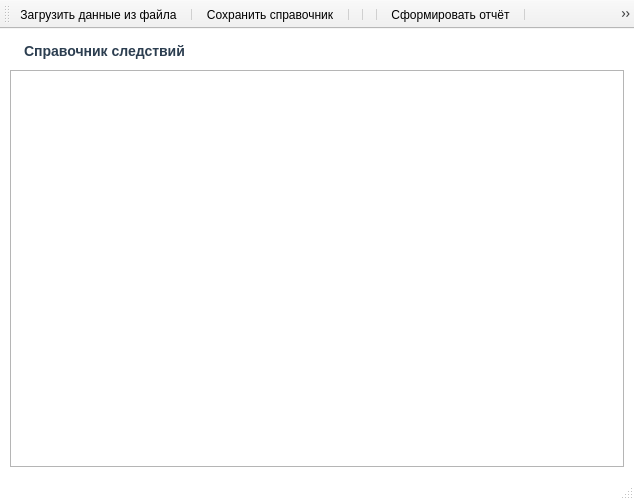
<?xml version="1.0" encoding="UTF-8"?>
<ui version="4.0">
 <class>InvestigationDirectoryWindow</class>
 <widget class="QMainWindow" name="InvestigationDirectoryWindow">
  <property name="enabled">
   <bool>true</bool>
  </property>
  <property name="geometry">
   <rect>
    <x>0</x>
    <y>0</y>
    <width>634</width>
    <height>500</height>
   </rect>
  </property>
  <property name="sizePolicy">
   <sizepolicy hsizetype="Expanding" vsizetype="Expanding">
    <horstretch>0</horstretch>
    <verstretch>0</verstretch>
   </sizepolicy>
  </property>
  <property name="minimumSize">
   <size>
    <width>600</width>
    <height>500</height>
   </size>
  </property>
  <property name="maximumSize">
   <size>
    <width>16777215</width>
    <height>16777215</height>
   </size>
  </property>
  <property name="palette">
   <palette>
    <active>
     <colorrole role="WindowText">
      <brush brushstyle="SolidPattern">
       <color alpha="255">
        <red>0</red>
        <green>0</green>
        <blue>0</blue>
       </color>
      </brush>
     </colorrole>
     <colorrole role="Button">
      <brush brushstyle="SolidPattern">
       <color alpha="255">
        <red>255</red>
        <green>255</green>
        <blue>255</blue>
       </color>
      </brush>
     </colorrole>
     <colorrole role="Light">
      <brush brushstyle="SolidPattern">
       <color alpha="255">
        <red>255</red>
        <green>255</green>
        <blue>255</blue>
       </color>
      </brush>
     </colorrole>
     <colorrole role="Midlight">
      <brush brushstyle="SolidPattern">
       <color alpha="255">
        <red>245</red>
        <green>245</green>
        <blue>245</blue>
       </color>
      </brush>
     </colorrole>
     <colorrole role="Dark">
      <brush brushstyle="SolidPattern">
       <color alpha="255">
        <red>117</red>
        <green>117</green>
        <blue>117</blue>
       </color>
      </brush>
     </colorrole>
     <colorrole role="Mid">
      <brush brushstyle="SolidPattern">
       <color alpha="255">
        <red>157</red>
        <green>157</green>
        <blue>157</blue>
       </color>
      </brush>
     </colorrole>
     <colorrole role="Text">
      <brush brushstyle="SolidPattern">
       <color alpha="255">
        <red>0</red>
        <green>0</green>
        <blue>0</blue>
       </color>
      </brush>
     </colorrole>
     <colorrole role="BrightText">
      <brush brushstyle="SolidPattern">
       <color alpha="255">
        <red>255</red>
        <green>255</green>
        <blue>255</blue>
       </color>
      </brush>
     </colorrole>
     <colorrole role="ButtonText">
      <brush brushstyle="SolidPattern">
       <color alpha="255">
        <red>0</red>
        <green>0</green>
        <blue>0</blue>
       </color>
      </brush>
     </colorrole>
     <colorrole role="Base">
      <brush brushstyle="SolidPattern">
       <color alpha="255">
        <red>255</red>
        <green>255</green>
        <blue>255</blue>
       </color>
      </brush>
     </colorrole>
     <colorrole role="Window">
      <brush brushstyle="SolidPattern">
       <color alpha="255">
        <red>255</red>
        <green>255</green>
        <blue>255</blue>
       </color>
      </brush>
     </colorrole>
     <colorrole role="Shadow">
      <brush brushstyle="SolidPattern">
       <color alpha="255">
        <red>0</red>
        <green>0</green>
        <blue>0</blue>
       </color>
      </brush>
     </colorrole>
     <colorrole role="AlternateBase">
      <brush brushstyle="SolidPattern">
       <color alpha="255">
        <red>245</red>
        <green>245</green>
        <blue>245</blue>
       </color>
      </brush>
     </colorrole>
     <colorrole role="ToolTipBase">
      <brush brushstyle="SolidPattern">
       <color alpha="255">
        <red>255</red>
        <green>255</green>
        <blue>220</blue>
       </color>
      </brush>
     </colorrole>
     <colorrole role="ToolTipText">
      <brush brushstyle="SolidPattern">
       <color alpha="255">
        <red>0</red>
        <green>0</green>
        <blue>0</blue>
       </color>
      </brush>
     </colorrole>
     <colorrole role="PlaceholderText">
      <brush brushstyle="SolidPattern">
       <color alpha="127">
        <red>0</red>
        <green>0</green>
        <blue>0</blue>
       </color>
      </brush>
     </colorrole>
     <colorrole role="Accent">
      <brush brushstyle="SolidPattern">
       <color alpha="255">
        <red>255</red>
        <green>255</green>
        <blue>255</blue>
       </color>
      </brush>
     </colorrole>
    </active>
    <inactive>
     <colorrole role="WindowText">
      <brush brushstyle="SolidPattern">
       <color alpha="255">
        <red>0</red>
        <green>0</green>
        <blue>0</blue>
       </color>
      </brush>
     </colorrole>
     <colorrole role="Button">
      <brush brushstyle="SolidPattern">
       <color alpha="255">
        <red>255</red>
        <green>255</green>
        <blue>255</blue>
       </color>
      </brush>
     </colorrole>
     <colorrole role="Light">
      <brush brushstyle="SolidPattern">
       <color alpha="255">
        <red>255</red>
        <green>255</green>
        <blue>255</blue>
       </color>
      </brush>
     </colorrole>
     <colorrole role="Midlight">
      <brush brushstyle="SolidPattern">
       <color alpha="255">
        <red>245</red>
        <green>245</green>
        <blue>245</blue>
       </color>
      </brush>
     </colorrole>
     <colorrole role="Dark">
      <brush brushstyle="SolidPattern">
       <color alpha="255">
        <red>117</red>
        <green>117</green>
        <blue>117</blue>
       </color>
      </brush>
     </colorrole>
     <colorrole role="Mid">
      <brush brushstyle="SolidPattern">
       <color alpha="255">
        <red>157</red>
        <green>157</green>
        <blue>157</blue>
       </color>
      </brush>
     </colorrole>
     <colorrole role="Text">
      <brush brushstyle="SolidPattern">
       <color alpha="255">
        <red>0</red>
        <green>0</green>
        <blue>0</blue>
       </color>
      </brush>
     </colorrole>
     <colorrole role="BrightText">
      <brush brushstyle="SolidPattern">
       <color alpha="255">
        <red>255</red>
        <green>255</green>
        <blue>255</blue>
       </color>
      </brush>
     </colorrole>
     <colorrole role="ButtonText">
      <brush brushstyle="SolidPattern">
       <color alpha="255">
        <red>0</red>
        <green>0</green>
        <blue>0</blue>
       </color>
      </brush>
     </colorrole>
     <colorrole role="Base">
      <brush brushstyle="SolidPattern">
       <color alpha="255">
        <red>255</red>
        <green>255</green>
        <blue>255</blue>
       </color>
      </brush>
     </colorrole>
     <colorrole role="Window">
      <brush brushstyle="SolidPattern">
       <color alpha="255">
        <red>255</red>
        <green>255</green>
        <blue>255</blue>
       </color>
      </brush>
     </colorrole>
     <colorrole role="Shadow">
      <brush brushstyle="SolidPattern">
       <color alpha="255">
        <red>0</red>
        <green>0</green>
        <blue>0</blue>
       </color>
      </brush>
     </colorrole>
     <colorrole role="AlternateBase">
      <brush brushstyle="SolidPattern">
       <color alpha="255">
        <red>245</red>
        <green>245</green>
        <blue>245</blue>
       </color>
      </brush>
     </colorrole>
     <colorrole role="ToolTipBase">
      <brush brushstyle="SolidPattern">
       <color alpha="255">
        <red>255</red>
        <green>255</green>
        <blue>220</blue>
       </color>
      </brush>
     </colorrole>
     <colorrole role="ToolTipText">
      <brush brushstyle="SolidPattern">
       <color alpha="255">
        <red>0</red>
        <green>0</green>
        <blue>0</blue>
       </color>
      </brush>
     </colorrole>
     <colorrole role="PlaceholderText">
      <brush brushstyle="SolidPattern">
       <color alpha="127">
        <red>0</red>
        <green>0</green>
        <blue>0</blue>
       </color>
      </brush>
     </colorrole>
     <colorrole role="Accent">
      <brush brushstyle="SolidPattern">
       <color alpha="255">
        <red>255</red>
        <green>255</green>
        <blue>255</blue>
       </color>
      </brush>
     </colorrole>
    </inactive>
    <disabled>
     <colorrole role="WindowText">
      <brush brushstyle="SolidPattern">
       <color alpha="255">
        <red>117</red>
        <green>117</green>
        <blue>117</blue>
       </color>
      </brush>
     </colorrole>
     <colorrole role="Button">
      <brush brushstyle="SolidPattern">
       <color alpha="255">
        <red>255</red>
        <green>255</green>
        <blue>255</blue>
       </color>
      </brush>
     </colorrole>
     <colorrole role="Light">
      <brush brushstyle="SolidPattern">
       <color alpha="255">
        <red>255</red>
        <green>255</green>
        <blue>255</blue>
       </color>
      </brush>
     </colorrole>
     <colorrole role="Midlight">
      <brush brushstyle="SolidPattern">
       <color alpha="255">
        <red>245</red>
        <green>245</green>
        <blue>245</blue>
       </color>
      </brush>
     </colorrole>
     <colorrole role="Dark">
      <brush brushstyle="SolidPattern">
       <color alpha="255">
        <red>117</red>
        <green>117</green>
        <blue>117</blue>
       </color>
      </brush>
     </colorrole>
     <colorrole role="Mid">
      <brush brushstyle="SolidPattern">
       <color alpha="255">
        <red>157</red>
        <green>157</green>
        <blue>157</blue>
       </color>
      </brush>
     </colorrole>
     <colorrole role="Text">
      <brush brushstyle="SolidPattern">
       <color alpha="255">
        <red>117</red>
        <green>117</green>
        <blue>117</blue>
       </color>
      </brush>
     </colorrole>
     <colorrole role="BrightText">
      <brush brushstyle="SolidPattern">
       <color alpha="255">
        <red>255</red>
        <green>255</green>
        <blue>255</blue>
       </color>
      </brush>
     </colorrole>
     <colorrole role="ButtonText">
      <brush brushstyle="SolidPattern">
       <color alpha="255">
        <red>117</red>
        <green>117</green>
        <blue>117</blue>
       </color>
      </brush>
     </colorrole>
     <colorrole role="Base">
      <brush brushstyle="SolidPattern">
       <color alpha="255">
        <red>255</red>
        <green>255</green>
        <blue>255</blue>
       </color>
      </brush>
     </colorrole>
     <colorrole role="Window">
      <brush brushstyle="SolidPattern">
       <color alpha="255">
        <red>255</red>
        <green>255</green>
        <blue>255</blue>
       </color>
      </brush>
     </colorrole>
     <colorrole role="Shadow">
      <brush brushstyle="SolidPattern">
       <color alpha="255">
        <red>0</red>
        <green>0</green>
        <blue>0</blue>
       </color>
      </brush>
     </colorrole>
     <colorrole role="AlternateBase">
      <brush brushstyle="SolidPattern">
       <color alpha="255">
        <red>235</red>
        <green>235</green>
        <blue>235</blue>
       </color>
      </brush>
     </colorrole>
     <colorrole role="ToolTipBase">
      <brush brushstyle="SolidPattern">
       <color alpha="255">
        <red>255</red>
        <green>255</green>
        <blue>220</blue>
       </color>
      </brush>
     </colorrole>
     <colorrole role="ToolTipText">
      <brush brushstyle="SolidPattern">
       <color alpha="255">
        <red>0</red>
        <green>0</green>
        <blue>0</blue>
       </color>
      </brush>
     </colorrole>
     <colorrole role="PlaceholderText">
      <brush brushstyle="SolidPattern">
       <color alpha="127">
        <red>117</red>
        <green>117</green>
        <blue>117</blue>
       </color>
      </brush>
     </colorrole>
     <colorrole role="Accent">
      <brush brushstyle="SolidPattern">
       <color alpha="255">
        <red>255</red>
        <green>255</green>
        <blue>255</blue>
       </color>
      </brush>
     </colorrole>
    </disabled>
   </palette>
  </property>
  <property name="contextMenuPolicy">
   <enum>Qt::ContextMenuPolicy::NoContextMenu</enum>
  </property>
  <property name="windowTitle">
   <string>MainWindow</string>
  </property>
  <property name="autoFillBackground">
   <bool>false</bool>
  </property>
  <property name="styleSheet">
   <string notr="true">/* Делаем разделители аккуратными и светло-серыми */
QToolBar::separator {
    background-color: #d0d0d0; /* Мягкий серый цвет вместо черного */
    width: 1px;                /* Уменьшим толщину до 1 пикселя для изящности */
    margin-left: 6px;          /* Чуть увеличим отступы, чтобы разгрузить панель */
    margin-right: 6px;
    margin-top: 5px;           
    margin-bottom: 5px;        
}</string>
  </property>
  <property name="animated">
   <bool>false</bool>
  </property>
  <widget class="QWidget" name="centralwidget">
   <property name="palette">
    <palette>
     <active>
      <colorrole role="WindowText">
       <brush brushstyle="SolidPattern">
        <color alpha="255">
         <red>0</red>
         <green>0</green>
         <blue>0</blue>
        </color>
       </brush>
      </colorrole>
      <colorrole role="Button">
       <brush brushstyle="SolidPattern">
        <color alpha="255">
         <red>235</red>
         <green>235</green>
         <blue>235</blue>
        </color>
       </brush>
      </colorrole>
      <colorrole role="Light">
       <brush brushstyle="SolidPattern">
        <color alpha="255">
         <red>255</red>
         <green>255</green>
         <blue>255</blue>
        </color>
       </brush>
      </colorrole>
      <colorrole role="Midlight">
       <brush brushstyle="SolidPattern">
        <color alpha="255">
         <red>245</red>
         <green>245</green>
         <blue>245</blue>
        </color>
       </brush>
      </colorrole>
      <colorrole role="Dark">
       <brush brushstyle="SolidPattern">
        <color alpha="255">
         <red>117</red>
         <green>117</green>
         <blue>117</blue>
        </color>
       </brush>
      </colorrole>
      <colorrole role="Mid">
       <brush brushstyle="SolidPattern">
        <color alpha="255">
         <red>157</red>
         <green>157</green>
         <blue>157</blue>
        </color>
       </brush>
      </colorrole>
      <colorrole role="Text">
       <brush brushstyle="SolidPattern">
        <color alpha="255">
         <red>0</red>
         <green>0</green>
         <blue>0</blue>
        </color>
       </brush>
      </colorrole>
      <colorrole role="BrightText">
       <brush brushstyle="SolidPattern">
        <color alpha="255">
         <red>255</red>
         <green>255</green>
         <blue>255</blue>
        </color>
       </brush>
      </colorrole>
      <colorrole role="ButtonText">
       <brush brushstyle="SolidPattern">
        <color alpha="255">
         <red>0</red>
         <green>0</green>
         <blue>0</blue>
        </color>
       </brush>
      </colorrole>
      <colorrole role="Base">
       <brush brushstyle="SolidPattern">
        <color alpha="255">
         <red>255</red>
         <green>255</green>
         <blue>255</blue>
        </color>
       </brush>
      </colorrole>
      <colorrole role="Window">
       <brush brushstyle="SolidPattern">
        <color alpha="255">
         <red>235</red>
         <green>235</green>
         <blue>235</blue>
        </color>
       </brush>
      </colorrole>
      <colorrole role="Shadow">
       <brush brushstyle="SolidPattern">
        <color alpha="255">
         <red>0</red>
         <green>0</green>
         <blue>0</blue>
        </color>
       </brush>
      </colorrole>
      <colorrole role="AlternateBase">
       <brush brushstyle="SolidPattern">
        <color alpha="255">
         <red>245</red>
         <green>245</green>
         <blue>245</blue>
        </color>
       </brush>
      </colorrole>
      <colorrole role="ToolTipBase">
       <brush brushstyle="SolidPattern">
        <color alpha="255">
         <red>255</red>
         <green>255</green>
         <blue>220</blue>
        </color>
       </brush>
      </colorrole>
      <colorrole role="ToolTipText">
       <brush brushstyle="SolidPattern">
        <color alpha="255">
         <red>0</red>
         <green>0</green>
         <blue>0</blue>
        </color>
       </brush>
      </colorrole>
      <colorrole role="PlaceholderText">
       <brush brushstyle="SolidPattern">
        <color alpha="127">
         <red>0</red>
         <green>0</green>
         <blue>0</blue>
        </color>
       </brush>
      </colorrole>
      <colorrole role="Accent">
       <brush brushstyle="SolidPattern">
        <color alpha="255">
         <red>255</red>
         <green>255</green>
         <blue>255</blue>
        </color>
       </brush>
      </colorrole>
     </active>
     <inactive>
      <colorrole role="WindowText">
       <brush brushstyle="SolidPattern">
        <color alpha="255">
         <red>0</red>
         <green>0</green>
         <blue>0</blue>
        </color>
       </brush>
      </colorrole>
      <colorrole role="Button">
       <brush brushstyle="SolidPattern">
        <color alpha="255">
         <red>235</red>
         <green>235</green>
         <blue>235</blue>
        </color>
       </brush>
      </colorrole>
      <colorrole role="Light">
       <brush brushstyle="SolidPattern">
        <color alpha="255">
         <red>255</red>
         <green>255</green>
         <blue>255</blue>
        </color>
       </brush>
      </colorrole>
      <colorrole role="Midlight">
       <brush brushstyle="SolidPattern">
        <color alpha="255">
         <red>245</red>
         <green>245</green>
         <blue>245</blue>
        </color>
       </brush>
      </colorrole>
      <colorrole role="Dark">
       <brush brushstyle="SolidPattern">
        <color alpha="255">
         <red>117</red>
         <green>117</green>
         <blue>117</blue>
        </color>
       </brush>
      </colorrole>
      <colorrole role="Mid">
       <brush brushstyle="SolidPattern">
        <color alpha="255">
         <red>157</red>
         <green>157</green>
         <blue>157</blue>
        </color>
       </brush>
      </colorrole>
      <colorrole role="Text">
       <brush brushstyle="SolidPattern">
        <color alpha="255">
         <red>0</red>
         <green>0</green>
         <blue>0</blue>
        </color>
       </brush>
      </colorrole>
      <colorrole role="BrightText">
       <brush brushstyle="SolidPattern">
        <color alpha="255">
         <red>255</red>
         <green>255</green>
         <blue>255</blue>
        </color>
       </brush>
      </colorrole>
      <colorrole role="ButtonText">
       <brush brushstyle="SolidPattern">
        <color alpha="255">
         <red>0</red>
         <green>0</green>
         <blue>0</blue>
        </color>
       </brush>
      </colorrole>
      <colorrole role="Base">
       <brush brushstyle="SolidPattern">
        <color alpha="255">
         <red>255</red>
         <green>255</green>
         <blue>255</blue>
        </color>
       </brush>
      </colorrole>
      <colorrole role="Window">
       <brush brushstyle="SolidPattern">
        <color alpha="255">
         <red>235</red>
         <green>235</green>
         <blue>235</blue>
        </color>
       </brush>
      </colorrole>
      <colorrole role="Shadow">
       <brush brushstyle="SolidPattern">
        <color alpha="255">
         <red>0</red>
         <green>0</green>
         <blue>0</blue>
        </color>
       </brush>
      </colorrole>
      <colorrole role="AlternateBase">
       <brush brushstyle="SolidPattern">
        <color alpha="255">
         <red>245</red>
         <green>245</green>
         <blue>245</blue>
        </color>
       </brush>
      </colorrole>
      <colorrole role="ToolTipBase">
       <brush brushstyle="SolidPattern">
        <color alpha="255">
         <red>255</red>
         <green>255</green>
         <blue>220</blue>
        </color>
       </brush>
      </colorrole>
      <colorrole role="ToolTipText">
       <brush brushstyle="SolidPattern">
        <color alpha="255">
         <red>0</red>
         <green>0</green>
         <blue>0</blue>
        </color>
       </brush>
      </colorrole>
      <colorrole role="PlaceholderText">
       <brush brushstyle="SolidPattern">
        <color alpha="127">
         <red>0</red>
         <green>0</green>
         <blue>0</blue>
        </color>
       </brush>
      </colorrole>
      <colorrole role="Accent">
       <brush brushstyle="SolidPattern">
        <color alpha="255">
         <red>255</red>
         <green>255</green>
         <blue>255</blue>
        </color>
       </brush>
      </colorrole>
     </inactive>
     <disabled>
      <colorrole role="WindowText">
       <brush brushstyle="SolidPattern">
        <color alpha="255">
         <red>117</red>
         <green>117</green>
         <blue>117</blue>
        </color>
       </brush>
      </colorrole>
      <colorrole role="Button">
       <brush brushstyle="SolidPattern">
        <color alpha="255">
         <red>235</red>
         <green>235</green>
         <blue>235</blue>
        </color>
       </brush>
      </colorrole>
      <colorrole role="Light">
       <brush brushstyle="SolidPattern">
        <color alpha="255">
         <red>255</red>
         <green>255</green>
         <blue>255</blue>
        </color>
       </brush>
      </colorrole>
      <colorrole role="Midlight">
       <brush brushstyle="SolidPattern">
        <color alpha="255">
         <red>245</red>
         <green>245</green>
         <blue>245</blue>
        </color>
       </brush>
      </colorrole>
      <colorrole role="Dark">
       <brush brushstyle="SolidPattern">
        <color alpha="255">
         <red>117</red>
         <green>117</green>
         <blue>117</blue>
        </color>
       </brush>
      </colorrole>
      <colorrole role="Mid">
       <brush brushstyle="SolidPattern">
        <color alpha="255">
         <red>157</red>
         <green>157</green>
         <blue>157</blue>
        </color>
       </brush>
      </colorrole>
      <colorrole role="Text">
       <brush brushstyle="SolidPattern">
        <color alpha="255">
         <red>117</red>
         <green>117</green>
         <blue>117</blue>
        </color>
       </brush>
      </colorrole>
      <colorrole role="BrightText">
       <brush brushstyle="SolidPattern">
        <color alpha="255">
         <red>255</red>
         <green>255</green>
         <blue>255</blue>
        </color>
       </brush>
      </colorrole>
      <colorrole role="ButtonText">
       <brush brushstyle="SolidPattern">
        <color alpha="255">
         <red>117</red>
         <green>117</green>
         <blue>117</blue>
        </color>
       </brush>
      </colorrole>
      <colorrole role="Base">
       <brush brushstyle="SolidPattern">
        <color alpha="255">
         <red>235</red>
         <green>235</green>
         <blue>235</blue>
        </color>
       </brush>
      </colorrole>
      <colorrole role="Window">
       <brush brushstyle="SolidPattern">
        <color alpha="255">
         <red>235</red>
         <green>235</green>
         <blue>235</blue>
        </color>
       </brush>
      </colorrole>
      <colorrole role="Shadow">
       <brush brushstyle="SolidPattern">
        <color alpha="255">
         <red>0</red>
         <green>0</green>
         <blue>0</blue>
        </color>
       </brush>
      </colorrole>
      <colorrole role="AlternateBase">
       <brush brushstyle="SolidPattern">
        <color alpha="255">
         <red>235</red>
         <green>235</green>
         <blue>235</blue>
        </color>
       </brush>
      </colorrole>
      <colorrole role="ToolTipBase">
       <brush brushstyle="SolidPattern">
        <color alpha="255">
         <red>255</red>
         <green>255</green>
         <blue>220</blue>
        </color>
       </brush>
      </colorrole>
      <colorrole role="ToolTipText">
       <brush brushstyle="SolidPattern">
        <color alpha="255">
         <red>0</red>
         <green>0</green>
         <blue>0</blue>
        </color>
       </brush>
      </colorrole>
      <colorrole role="PlaceholderText">
       <brush brushstyle="SolidPattern">
        <color alpha="127">
         <red>117</red>
         <green>117</green>
         <blue>117</blue>
        </color>
       </brush>
      </colorrole>
      <colorrole role="Accent">
       <brush brushstyle="SolidPattern">
        <color alpha="255">
         <red>255</red>
         <green>255</green>
         <blue>255</blue>
        </color>
       </brush>
      </colorrole>
     </disabled>
    </palette>
   </property>
   <layout class="QVBoxLayout" name="verticalLayout">
    <property name="spacing">
     <number>6</number>
    </property>
    <property name="leftMargin">
     <number>10</number>
    </property>
    <property name="topMargin">
     <number>4</number>
    </property>
    <property name="rightMargin">
     <number>10</number>
    </property>
    <property name="bottomMargin">
     <number>8</number>
    </property>
    <item>
     <widget class="QLabel" name="TextLabelInvestigationsDirectory">
      <property name="styleSheet">
       <string notr="true">QLabel {
    font-size: 14px;
    font-weight: bold;
    color: #2c3e50;
    padding-left: 10px;   /* Отступ слева от края окна */
    padding-top: 10px;    /* Отступ сверху от Toolbar */
    padding-bottom: 5px;  /* Отступ снизу до таблицы */
}</string>
      </property>
      <property name="text">
       <string>Справочник следствий</string>
      </property>
     </widget>
    </item>
    <item>
     <widget class="QTableView" name="InvestigationsDirectoryTable">
      <property name="palette">
       <palette>
        <active>
         <colorrole role="WindowText">
          <brush brushstyle="SolidPattern">
           <color alpha="255">
            <red>0</red>
            <green>0</green>
            <blue>0</blue>
           </color>
          </brush>
         </colorrole>
         <colorrole role="Button">
          <brush brushstyle="SolidPattern">
           <color alpha="255">
            <red>235</red>
            <green>235</green>
            <blue>235</blue>
           </color>
          </brush>
         </colorrole>
         <colorrole role="Light">
          <brush brushstyle="SolidPattern">
           <color alpha="255">
            <red>255</red>
            <green>255</green>
            <blue>255</blue>
           </color>
          </brush>
         </colorrole>
         <colorrole role="Midlight">
          <brush brushstyle="SolidPattern">
           <color alpha="255">
            <red>245</red>
            <green>245</green>
            <blue>245</blue>
           </color>
          </brush>
         </colorrole>
         <colorrole role="Dark">
          <brush brushstyle="SolidPattern">
           <color alpha="255">
            <red>117</red>
            <green>117</green>
            <blue>117</blue>
           </color>
          </brush>
         </colorrole>
         <colorrole role="Mid">
          <brush brushstyle="SolidPattern">
           <color alpha="255">
            <red>157</red>
            <green>157</green>
            <blue>157</blue>
           </color>
          </brush>
         </colorrole>
         <colorrole role="Text">
          <brush brushstyle="SolidPattern">
           <color alpha="255">
            <red>0</red>
            <green>0</green>
            <blue>0</blue>
           </color>
          </brush>
         </colorrole>
         <colorrole role="BrightText">
          <brush brushstyle="SolidPattern">
           <color alpha="255">
            <red>255</red>
            <green>255</green>
            <blue>255</blue>
           </color>
          </brush>
         </colorrole>
         <colorrole role="ButtonText">
          <brush brushstyle="SolidPattern">
           <color alpha="255">
            <red>0</red>
            <green>0</green>
            <blue>0</blue>
           </color>
          </brush>
         </colorrole>
         <colorrole role="Base">
          <brush brushstyle="SolidPattern">
           <color alpha="255">
            <red>255</red>
            <green>255</green>
            <blue>255</blue>
           </color>
          </brush>
         </colorrole>
         <colorrole role="Window">
          <brush brushstyle="SolidPattern">
           <color alpha="255">
            <red>235</red>
            <green>235</green>
            <blue>235</blue>
           </color>
          </brush>
         </colorrole>
         <colorrole role="Shadow">
          <brush brushstyle="SolidPattern">
           <color alpha="255">
            <red>0</red>
            <green>0</green>
            <blue>0</blue>
           </color>
          </brush>
         </colorrole>
         <colorrole role="AlternateBase">
          <brush brushstyle="SolidPattern">
           <color alpha="255">
            <red>245</red>
            <green>245</green>
            <blue>245</blue>
           </color>
          </brush>
         </colorrole>
         <colorrole role="ToolTipBase">
          <brush brushstyle="SolidPattern">
           <color alpha="255">
            <red>255</red>
            <green>255</green>
            <blue>220</blue>
           </color>
          </brush>
         </colorrole>
         <colorrole role="ToolTipText">
          <brush brushstyle="SolidPattern">
           <color alpha="255">
            <red>0</red>
            <green>0</green>
            <blue>0</blue>
           </color>
          </brush>
         </colorrole>
         <colorrole role="PlaceholderText">
          <brush brushstyle="SolidPattern">
           <color alpha="127">
            <red>0</red>
            <green>0</green>
            <blue>0</blue>
           </color>
          </brush>
         </colorrole>
         <colorrole role="Accent">
          <brush brushstyle="SolidPattern">
           <color alpha="255">
            <red>255</red>
            <green>255</green>
            <blue>255</blue>
           </color>
          </brush>
         </colorrole>
        </active>
        <inactive>
         <colorrole role="WindowText">
          <brush brushstyle="SolidPattern">
           <color alpha="255">
            <red>0</red>
            <green>0</green>
            <blue>0</blue>
           </color>
          </brush>
         </colorrole>
         <colorrole role="Button">
          <brush brushstyle="SolidPattern">
           <color alpha="255">
            <red>235</red>
            <green>235</green>
            <blue>235</blue>
           </color>
          </brush>
         </colorrole>
         <colorrole role="Light">
          <brush brushstyle="SolidPattern">
           <color alpha="255">
            <red>255</red>
            <green>255</green>
            <blue>255</blue>
           </color>
          </brush>
         </colorrole>
         <colorrole role="Midlight">
          <brush brushstyle="SolidPattern">
           <color alpha="255">
            <red>245</red>
            <green>245</green>
            <blue>245</blue>
           </color>
          </brush>
         </colorrole>
         <colorrole role="Dark">
          <brush brushstyle="SolidPattern">
           <color alpha="255">
            <red>117</red>
            <green>117</green>
            <blue>117</blue>
           </color>
          </brush>
         </colorrole>
         <colorrole role="Mid">
          <brush brushstyle="SolidPattern">
           <color alpha="255">
            <red>157</red>
            <green>157</green>
            <blue>157</blue>
           </color>
          </brush>
         </colorrole>
         <colorrole role="Text">
          <brush brushstyle="SolidPattern">
           <color alpha="255">
            <red>0</red>
            <green>0</green>
            <blue>0</blue>
           </color>
          </brush>
         </colorrole>
         <colorrole role="BrightText">
          <brush brushstyle="SolidPattern">
           <color alpha="255">
            <red>255</red>
            <green>255</green>
            <blue>255</blue>
           </color>
          </brush>
         </colorrole>
         <colorrole role="ButtonText">
          <brush brushstyle="SolidPattern">
           <color alpha="255">
            <red>0</red>
            <green>0</green>
            <blue>0</blue>
           </color>
          </brush>
         </colorrole>
         <colorrole role="Base">
          <brush brushstyle="SolidPattern">
           <color alpha="255">
            <red>255</red>
            <green>255</green>
            <blue>255</blue>
           </color>
          </brush>
         </colorrole>
         <colorrole role="Window">
          <brush brushstyle="SolidPattern">
           <color alpha="255">
            <red>235</red>
            <green>235</green>
            <blue>235</blue>
           </color>
          </brush>
         </colorrole>
         <colorrole role="Shadow">
          <brush brushstyle="SolidPattern">
           <color alpha="255">
            <red>0</red>
            <green>0</green>
            <blue>0</blue>
           </color>
          </brush>
         </colorrole>
         <colorrole role="AlternateBase">
          <brush brushstyle="SolidPattern">
           <color alpha="255">
            <red>245</red>
            <green>245</green>
            <blue>245</blue>
           </color>
          </brush>
         </colorrole>
         <colorrole role="ToolTipBase">
          <brush brushstyle="SolidPattern">
           <color alpha="255">
            <red>255</red>
            <green>255</green>
            <blue>220</blue>
           </color>
          </brush>
         </colorrole>
         <colorrole role="ToolTipText">
          <brush brushstyle="SolidPattern">
           <color alpha="255">
            <red>0</red>
            <green>0</green>
            <blue>0</blue>
           </color>
          </brush>
         </colorrole>
         <colorrole role="PlaceholderText">
          <brush brushstyle="SolidPattern">
           <color alpha="127">
            <red>0</red>
            <green>0</green>
            <blue>0</blue>
           </color>
          </brush>
         </colorrole>
         <colorrole role="Accent">
          <brush brushstyle="SolidPattern">
           <color alpha="255">
            <red>255</red>
            <green>255</green>
            <blue>255</blue>
           </color>
          </brush>
         </colorrole>
        </inactive>
        <disabled>
         <colorrole role="WindowText">
          <brush brushstyle="SolidPattern">
           <color alpha="255">
            <red>117</red>
            <green>117</green>
            <blue>117</blue>
           </color>
          </brush>
         </colorrole>
         <colorrole role="Button">
          <brush brushstyle="SolidPattern">
           <color alpha="255">
            <red>235</red>
            <green>235</green>
            <blue>235</blue>
           </color>
          </brush>
         </colorrole>
         <colorrole role="Light">
          <brush brushstyle="SolidPattern">
           <color alpha="255">
            <red>255</red>
            <green>255</green>
            <blue>255</blue>
           </color>
          </brush>
         </colorrole>
         <colorrole role="Midlight">
          <brush brushstyle="SolidPattern">
           <color alpha="255">
            <red>245</red>
            <green>245</green>
            <blue>245</blue>
           </color>
          </brush>
         </colorrole>
         <colorrole role="Dark">
          <brush brushstyle="SolidPattern">
           <color alpha="255">
            <red>117</red>
            <green>117</green>
            <blue>117</blue>
           </color>
          </brush>
         </colorrole>
         <colorrole role="Mid">
          <brush brushstyle="SolidPattern">
           <color alpha="255">
            <red>157</red>
            <green>157</green>
            <blue>157</blue>
           </color>
          </brush>
         </colorrole>
         <colorrole role="Text">
          <brush brushstyle="SolidPattern">
           <color alpha="255">
            <red>117</red>
            <green>117</green>
            <blue>117</blue>
           </color>
          </brush>
         </colorrole>
         <colorrole role="BrightText">
          <brush brushstyle="SolidPattern">
           <color alpha="255">
            <red>255</red>
            <green>255</green>
            <blue>255</blue>
           </color>
          </brush>
         </colorrole>
         <colorrole role="ButtonText">
          <brush brushstyle="SolidPattern">
           <color alpha="255">
            <red>117</red>
            <green>117</green>
            <blue>117</blue>
           </color>
          </brush>
         </colorrole>
         <colorrole role="Base">
          <brush brushstyle="SolidPattern">
           <color alpha="255">
            <red>235</red>
            <green>235</green>
            <blue>235</blue>
           </color>
          </brush>
         </colorrole>
         <colorrole role="Window">
          <brush brushstyle="SolidPattern">
           <color alpha="255">
            <red>235</red>
            <green>235</green>
            <blue>235</blue>
           </color>
          </brush>
         </colorrole>
         <colorrole role="Shadow">
          <brush brushstyle="SolidPattern">
           <color alpha="255">
            <red>0</red>
            <green>0</green>
            <blue>0</blue>
           </color>
          </brush>
         </colorrole>
         <colorrole role="AlternateBase">
          <brush brushstyle="SolidPattern">
           <color alpha="255">
            <red>235</red>
            <green>235</green>
            <blue>235</blue>
           </color>
          </brush>
         </colorrole>
         <colorrole role="ToolTipBase">
          <brush brushstyle="SolidPattern">
           <color alpha="255">
            <red>255</red>
            <green>255</green>
            <blue>220</blue>
           </color>
          </brush>
         </colorrole>
         <colorrole role="ToolTipText">
          <brush brushstyle="SolidPattern">
           <color alpha="255">
            <red>0</red>
            <green>0</green>
            <blue>0</blue>
           </color>
          </brush>
         </colorrole>
         <colorrole role="PlaceholderText">
          <brush brushstyle="SolidPattern">
           <color alpha="127">
            <red>117</red>
            <green>117</green>
            <blue>117</blue>
           </color>
          </brush>
         </colorrole>
         <colorrole role="Accent">
          <brush brushstyle="SolidPattern">
           <color alpha="255">
            <red>255</red>
            <green>255</green>
            <blue>255</blue>
           </color>
          </brush>
         </colorrole>
        </disabled>
       </palette>
      </property>
      <property name="editTriggers">
       <set>QAbstractItemView::EditTrigger::NoEditTriggers</set>
      </property>
     </widget>
    </item>
   </layout>
  </widget>
  <widget class="QStatusBar" name="statusbar">
   <property name="minimumSize">
    <size>
     <width>0</width>
     <height>25</height>
    </size>
   </property>
  </widget>
  <widget class="QToolBar" name="toolBar">
   <property name="sizePolicy">
    <sizepolicy hsizetype="Preferred" vsizetype="Fixed">
     <horstretch>0</horstretch>
     <verstretch>0</verstretch>
    </sizepolicy>
   </property>
   <property name="minimumSize">
    <size>
     <width>0</width>
     <height>25</height>
    </size>
   </property>
   <property name="contextMenuPolicy">
    <enum>Qt::ContextMenuPolicy::NoContextMenu</enum>
   </property>
   <property name="windowTitle">
    <string>toolBar</string>
   </property>
   <property name="layoutDirection">
    <enum>Qt::LayoutDirection::LeftToRight</enum>
   </property>
   <attribute name="toolBarArea">
    <enum>TopToolBarArea</enum>
   </attribute>
   <attribute name="toolBarBreak">
    <bool>false</bool>
   </attribute>
   <addaction name="actionLoadDirectoryInvestigation"/>
   <addaction name="separator"/>
   <addaction name="actionSaveDirectoryInvestigation"/>
   <addaction name="separator"/>
   <addaction name="separator"/>
   <addaction name="separator"/>
   <addaction name="actionFilter"/>
   <addaction name="separator"/>
   <addaction name="actionFindInvestigationsByNumber"/>
   <addaction name="separator"/>
   <addaction name="separator"/>
   <addaction name="actionAddInvestigation"/>
   <addaction name="separator"/>
   <addaction name="actionDeleteInvestigation"/>
   <addaction name="separator"/>
   <addaction name="separator"/>
   <addaction name="actionPrintStructures"/>
  </widget>
  <action name="actionAddInvestigation">
   <property name="checkable">
    <bool>false</bool>
   </property>
   <property name="checked">
    <bool>false</bool>
   </property>
   <property name="icon">
    <iconset theme="QIcon::ThemeIcon::ListAdd"/>
   </property>
   <property name="text">
    <string>Добавить заявку</string>
   </property>
   <property name="menuRole">
    <enum>QAction::MenuRole::NoRole</enum>
   </property>
  </action>
  <action name="actionDeleteInvestigation">
   <property name="icon">
    <iconset theme="QIcon::ThemeIcon::EditClear"/>
   </property>
   <property name="text">
    <string>Удалить заявку</string>
   </property>
   <property name="toolTip">
    <string>Удалить следствие</string>
   </property>
   <property name="menuRole">
    <enum>QAction::MenuRole::NoRole</enum>
   </property>
  </action>
  <action name="actionLoadDirectoryInvestigation">
   <property name="icon">
    <iconset theme="QIcon::ThemeIcon::DocumentOpen"/>
   </property>
   <property name="text">
    <string>Загрузить данные из файла</string>
   </property>
   <property name="menuRole">
    <enum>QAction::MenuRole::NoRole</enum>
   </property>
  </action>
  <action name="actionSaveDirectoryInvestigation">
   <property name="icon">
    <iconset theme="QIcon::ThemeIcon::DocumentSaveAs"/>
   </property>
   <property name="text">
    <string>Сохранить справочник</string>
   </property>
   <property name="menuRole">
    <enum>QAction::MenuRole::NoRole</enum>
   </property>
  </action>
  <action name="actionFilter">
   <property name="icon">
    <iconset theme="QIcon::ThemeIcon::AddressBookNew"/>
   </property>
   <property name="text">
    <string>Сформировать отчёт</string>
   </property>
   <property name="menuRole">
    <enum>QAction::MenuRole::NoRole</enum>
   </property>
  </action>
  <action name="actionFindInvestigationsByNumber">
   <property name="icon">
    <iconset theme="QIcon::ThemeIcon::EditFind"/>
   </property>
   <property name="text">
    <string>Поиск по номеру заявки</string>
   </property>
   <property name="iconText">
    <string>Поиск по номеру следствия</string>
   </property>
   <property name="toolTip">
    <string>Поиск по номеру следствия</string>
   </property>
   <property name="menuRole">
    <enum>QAction::MenuRole::NoRole</enum>
   </property>
  </action>
  <action name="actionPrintStructures">
   <property name="icon">
    <iconset theme="printer"/>
   </property>
   <property name="text">
    <string>Вывести состояние структур данных</string>
   </property>
   <property name="menuRole">
    <enum>QAction::MenuRole::NoRole</enum>
   </property>
  </action>
  <action name="actionPrintRBTreeReportsNumbers">
   <property name="text">
    <string>Распечатать КЧ-дерево номеров заявок</string>
   </property>
   <property name="iconText">
    <string>Распечатать красно-чёрное дерево</string>
   </property>
   <property name="toolTip">
    <string>Распечатать красно-чёрное дерево</string>
   </property>
  </action>
  <action name="actionPrintInvestigations">
   <property name="text">
    <string>Рапечатать массив следствий</string>
   </property>
   <property name="menuRole">
    <enum>QAction::MenuRole::NoRole</enum>
   </property>
  </action>
  <action name="actionPrintRBTreeDates">
   <property name="text">
    <string>Распечатать дерево дат следствий</string>
   </property>
   <property name="menuRole">
    <enum>QAction::MenuRole::NoRole</enum>
   </property>
  </action>
 </widget>
 <resources/>
 <connections/>
</ui>
